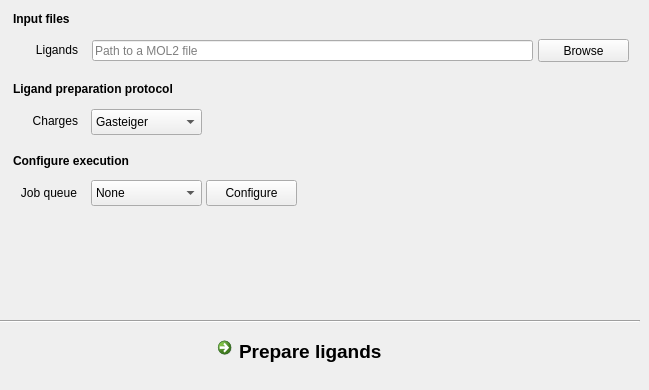
    <widget class="QWidget" name="tab_LigFlow">
     <attribute name="title">
      <string>LigFlow</string>
     </attribute>
     <widget class="QPushButton" name="pushButton_ligflow_lig">
      <property name="geometry">
       <rect>
        <x>538</x>
        <y>39</y>
        <width>91</width>
        <height>23</height>
       </rect>
      </property>
      <property name="toolTip">
       <string>Ligands MOL2 file</string>
      </property>
      <property name="whatsThis">
       <string/>
      </property>
      <property name="text">
       <string>Browse</string>
      </property>
     </widget>
     <widget class="QLabel" name="label_inputFiles_2">
      <property name="geometry">
       <rect>
        <x>13</x>
        <y>10</y>
        <width>81</width>
        <height>17</height>
       </rect>
      </property>
      <property name="font">
       <font>
        <weight>75</weight>
        <bold>true</bold>
       </font>
      </property>
      <property name="text">
       <string>Input files</string>
      </property>
     </widget>
     <widget class="QLabel" name="label_lig_2">
      <property name="geometry">
       <rect>
        <x>13</x>
        <y>40</y>
        <width>65</width>
        <height>20</height>
       </rect>
      </property>
      <property name="toolTip">
       <string>Ligands MOL2 file</string>
      </property>
      <property name="whatsThis">
       <string/>
      </property>
      <property name="text">
       <string>Ligands</string>
      </property>
      <property name="alignment">
       <set>Qt::AlignRight|Qt::AlignTrailing|Qt::AlignVCenter</set>
      </property>
     </widget>
     <widget class="QLineEdit" name="lineEdit_ligflow_lig">
      <property name="geometry">
       <rect>
        <x>92</x>
        <y>40</y>
        <width>441</width>
        <height>21</height>
       </rect>
      </property>
      <property name="font">
       <font>
        <pointsize>9</pointsize>
       </font>
      </property>
      <property name="toolTip">
       <string>Ligands MOL2 file</string>
      </property>
      <property name="whatsThis">
       <string/>
      </property>
      <property name="accessibleName">
       <string/>
      </property>
      <property name="placeholderText">
       <string>Path to a MOL2 file</string>
      </property>
     </widget>
     <widget class="QLabel" name="label_protocol">
      <property name="geometry">
       <rect>
        <x>13</x>
        <y>80</y>
        <width>231</width>
        <height>17</height>
       </rect>
      </property>
      <property name="font">
       <font>
        <weight>75</weight>
        <bold>true</bold>
       </font>
      </property>
      <property name="text">
       <string>Ligand preparation protocol</string>
      </property>
     </widget>
     <widget class="QLabel" name="label_13">
      <property name="geometry">
       <rect>
        <x>-54</x>
        <y>184</y>
        <width>131</width>
        <height>17</height>
       </rect>
      </property>
      <property name="text">
       <string>Job queue</string>
      </property>
      <property name="alignment">
       <set>Qt::AlignRight|Qt::AlignTrailing|Qt::AlignVCenter</set>
      </property>
     </widget>
     <widget class="QComboBox" name="comboBox_ligflow_job_queue">
      <property name="geometry">
       <rect>
        <x>91</x>
        <y>180</y>
        <width>111</width>
        <height>26</height>
       </rect>
      </property>
      <property name="toolTip">
       <string>&lt;html&gt;&lt;head/&gt;&lt;body&gt;&lt;p&gt;Batch system used to control your jobs:&lt;ul&gt;&lt;li&gt;None: run locally in parallel&lt;/li&gt;&lt;li&gt;PBS: Portable Batch System for UNIX clusters&lt;/li&gt;&lt;li&gt;SLURM: Slurm Workload Manager for HPC clusters&lt;/li&gt;&lt;/ul&gt;&lt;/p&gt;&lt;/body&gt;&lt;/html&gt;</string>
      </property>
      <item>
       <property name="text">
        <string>None</string>
       </property>
      </item>
      <item>
       <property name="text">
        <string>PBS</string>
       </property>
      </item>
      <item>
       <property name="text">
        <string>SLURM</string>
       </property>
      </item>
     </widget>
     <widget class="QPushButton" name="pushButton_ligflow_configure_job_queue">
      <property name="enabled">
       <bool>true</bool>
      </property>
      <property name="geometry">
       <rect>
        <x>206</x>
        <y>180</y>
        <width>91</width>
        <height>26</height>
       </rect>
      </property>
      <property name="toolTip">
       <string>&lt;html&gt;&lt;head/&gt;&lt;body&gt;&lt;p&gt;Configure the number of cores used...etc.&lt;/p&gt;&lt;/body&gt;&lt;/html&gt;</string>
      </property>
      <property name="text">
       <string>Configure</string>
      </property>
     </widget>
     <widget class="QLabel" name="label_14">
      <property name="geometry">
       <rect>
        <x>13</x>
        <y>152</y>
        <width>181</width>
        <height>17</height>
       </rect>
      </property>
      <property name="font">
       <font>
        <weight>75</weight>
        <bold>true</bold>
       </font>
      </property>
      <property name="text">
       <string>Configure execution</string>
      </property>
     </widget>
     <widget class="Line" name="line_3">
      <property name="geometry">
       <rect>
        <x>0</x>
        <y>320</y>
        <width>640</width>
        <height>3</height>
       </rect>
      </property>
      <property name="frameShadow">
       <enum>QFrame::Sunken</enum>
      </property>
      <property name="orientation">
       <enum>Qt::Horizontal</enum>
      </property>
     </widget>
     <widget class="QCommandLinkButton" name="commandLinkButton_ligflow_run">
      <property name="geometry">
       <rect>
        <x>210</x>
        <y>330</y>
        <width>211</width>
        <height>51</height>
       </rect>
      </property>
      <property name="font">
       <font>
        <pointsize>14</pointsize>
       </font>
      </property>
      <property name="toolTip">
       <string>&lt;html&gt;&lt;head/&gt;&lt;body&gt;&lt;p&gt;Prepare the ligands&lt;/p&gt;&lt;/body&gt;&lt;/html&gt;</string>
      </property>
      <property name="text">
       <string>Prepare ligands</string>
      </property>
      <property name="icon">
       <iconset>
        <normaloff>../img/run.png</normaloff>../img/run.png</iconset>
      </property>
      <property name="iconSize">
       <size>
        <width>36</width>
        <height>36</height>
       </size>
      </property>
     </widget>
     <widget class="QComboBox" name="comboBox_charges">
      <property name="geometry">
       <rect>
        <x>91</x>
        <y>109</y>
        <width>111</width>
        <height>26</height>
       </rect>
      </property>
      <item>
       <property name="text">
        <string>Gasteiger</string>
       </property>
      </item>
      <item>
       <property name="text">
        <string>AM1-BCC</string>
       </property>
      </item>
      <item>
       <property name="text">
        <string>RESP</string>
       </property>
      </item>
     </widget>
     <widget class="QLabel" name="label_15">
      <property name="geometry">
       <rect>
        <x>7</x>
        <y>111</y>
        <width>71</width>
        <height>20</height>
       </rect>
      </property>
      <property name="text">
       <string>Charges</string>
      </property>
      <property name="alignment">
       <set>Qt::AlignRight|Qt::AlignTrailing|Qt::AlignVCenter</set>
      </property>
     </widget>
    </widget>
